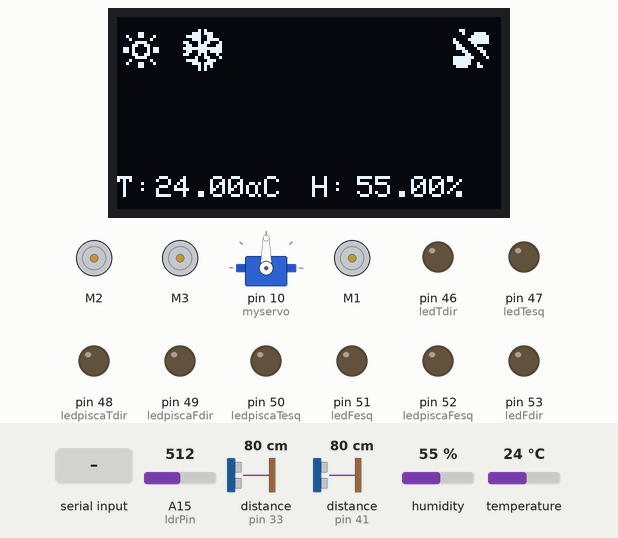
Bench run of a sketch on a simulated Arduino Mega 2560, built with avr-gcc and run on an emulated ATmega2560. Shown: 3 × DC motor (green arrow = forward, orange = backward, longer = faster), 128×64 one-colour display, servo, output pins drawn as LEDs (lit = HIGH). The inputs (shaded band) are chosen by the test bench; at power-on: temperature 24 °C, A15 (ldrPin) = 512, distance to the obstacle (sensors on pin 33, pin 41) 80 cm, humidity 55 %. The echo pulse lasts 58.3 µs per cm; what the sketch prints to the serial monitor is not drawn.

Above: at 4.2 s.
4.3 s: temperature set to 29 °C
At 7.3 s:
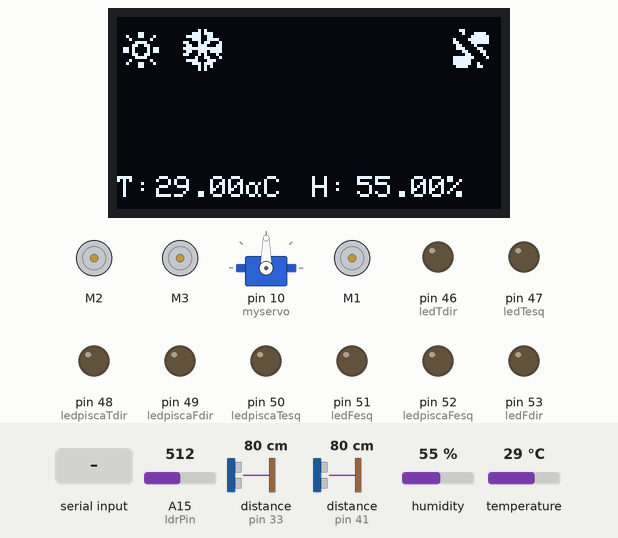
11.4 s: temperature set to 32 °C
At 14.11 s:
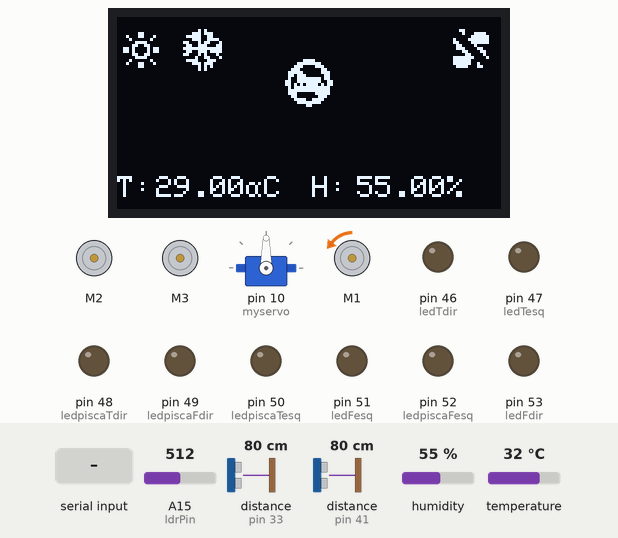
16.6 s: "F" received over Serial
At 16.85 s:
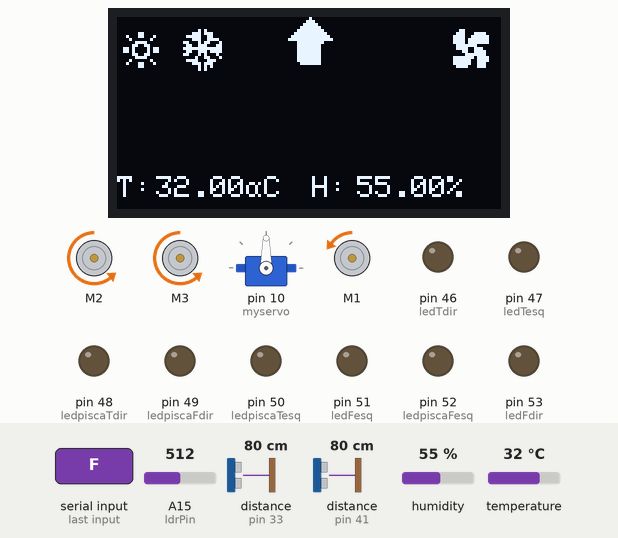
18.8 s: A15 (ldrPin) set to 22
23.0 s: A15 (ldrPin) set to 17
At 25.34 s:
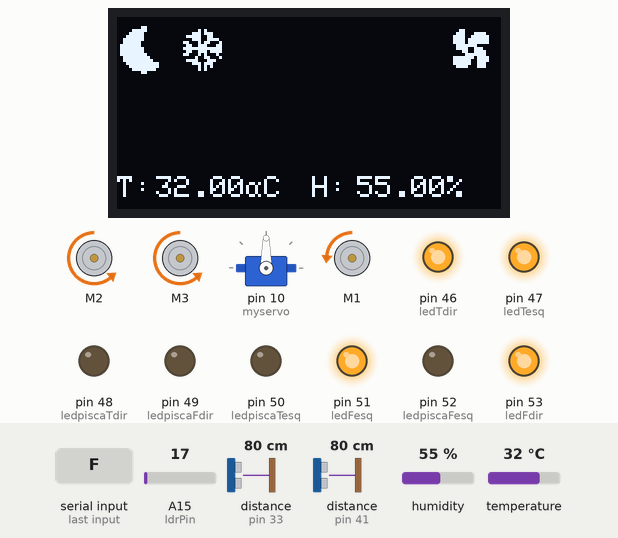
27.5 s: "L" received over Serial
At 27.73 s:
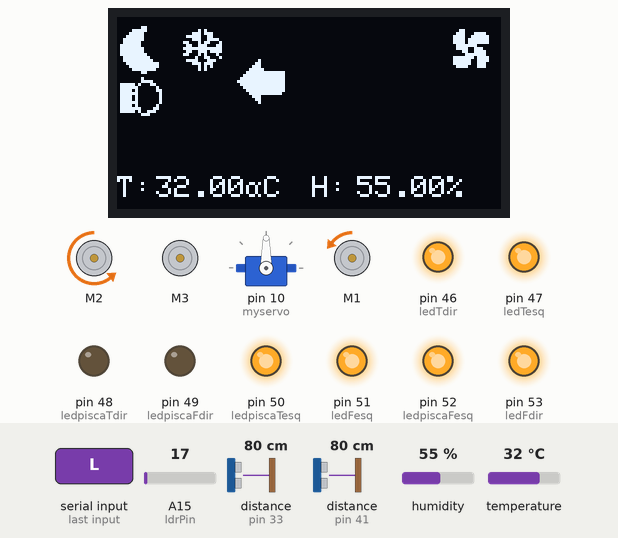
Timing chart, 0 to 30.7 s (numbered marks = the images above; inputs shaded):
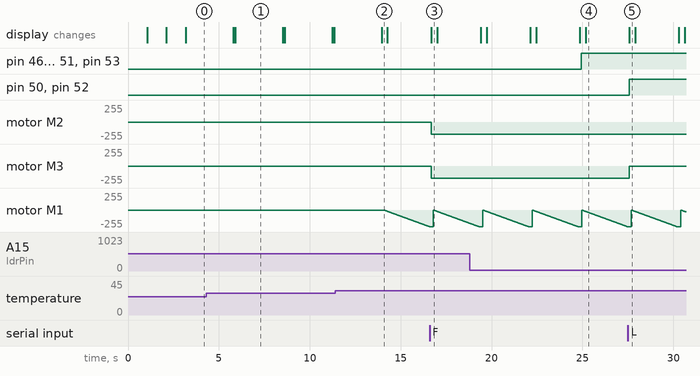

The sketch:

proj_final.ino
```cpp
/*O Circuito:
  Buzzer + pin 43
  DHT11 out 42
  LDR pin A15
  Bluetooth (10, 11) RX,TX no Mega
  OLED 0.96 SDA 20 SCL 21
  Ultrasónico1 trigger 49 echo 51
  Ultrasónico2 trigger 49 echo 51
  LedFdir pin 53 ledFesq pin 51, ledTdir pin 46, ledTesq pin 47
  ledpiscaFesq pin 52, ledpiscaFdir pin 49, ledpiscaTesq pin 50, ledpiscaTdir pin 48

  Posições dos ícones no OLED 0.96 128x64
  display.drawBitmap(21, 3, temp, 16, 16, 1);
  display.drawBitmap(21, 3, gelo, 16, 16, 1);
  display.drawBitmap(38, 3, BT, 16, 16, 1);
  display.drawBitmap(38, 3, NBT, 16, 16, 1);
  display.drawBitmap(0, 3, sol, 16, 16, 1);
  display.drawBitmap(0, 3, lua, 16, 16, 1);
  display.drawBitmap(110, 18, piscadir, 16, 16, 1);
  display.drawBitmap(0, 18, piscaesq, 16, 16, 1);
  display.drawBitmap(87, 3, piscas, 16, 16, 1);
  display.drawBitmap(56, 3, frente, 16, 16, 1);
  display.drawBitmap(40, 14, esq, 16, 16, 1);
  display.drawBitmap(72, 14, dir, 16, 16, 1);
  display.drawBitmap(57, 28, tras, 16, 16, 1);
*/
#include <SPI.h>
#include <Wire.h>
#include <Adafruit_SSD1306.h>  //Biblioteca OLED i2c
#include <Adafruit_GFX.h>      //Biblioteca OLED i2c

#include <SoftwareSerial.h>
SoftwareSerial bluetooth(10, 11);  //RX, TX no Mega

#include "logos.h"       //Logotipo e ícones
#include <Ultrasonic.h>  //Biblioteca do sensor Ultrasónico HC-SR04
#include "DHT.h"         //Biblioteca sensor DHT11


#include <Servo.h>
Servo myservo;  // Cria servo objeto para controlar um servo
int pos = 0;    // Variável para guardar a posição do servo

#include <AFMotor.h>

#define FORWARD 2   //VALOR DA BIBLIOTECA 1
#define BACKWARD 1  //VALOR DA BIBLIOTECA 2

AF_DCMotor motor(1);  //motor DC com fan

AF_DCMotor motor1(2);
AF_DCMotor motor2(3);


//Definição de pins para o sensor Ultrasónico frontal
#define triggerPinF 39
#define echoPinF 41

//Definição de pins para o sensor Ultrasónico traseiro
#define triggerPinT 35
#define echoPinT 33

//Definição de pins para o sensor DHT
#define DHTPIN 42

//Definição dos pins dos leds (luzes no carro)
//ledFdir pin 53 ledFesq pin 51, ledTdir pin 46, ledTesq pin 47, ledpiscaFesq pin 52, ledpiscaFdir pin 49, ledpiscaTesq pin 50, ledpiscaTdir pin 48
const int ledFdir = 53, ledFesq = 51, ledTdir = 46, ledTesq = 47, ledpiscaFesq = 52, ledpiscaFdir = 49, ledpiscaTesq = 50, ledpiscaTdir = 48;

//Definição do pin sensor LDR porta A15
const int ldrPin = A15;

Ultrasonic ultrasonic1(triggerPinF, echoPinF);  //Criar um objeto do tipo Ultrasonic frontal
Ultrasonic ultrasonic2(triggerPinT, echoPinT);  //Criar um objeto do tipo Ultrasonic frontal

#define DHTTYPE DHT11

#define OLED_WIDTH 128
#define OLED_HEIGHT 64
#define OLED_ADDR 0x3C

// Altura e largura logo (alterar tamanho se necessário)
#define LOGO_HEIGHT 64
#define LOGO_WIDTH 128

Adafruit_SSD1306 display(OLED_WIDTH, OLED_HEIGHT);

int ldr;            //armazena  o valor de luminosidade do sensor
float temperatura;  //armazena o valor da temperatura
float humidade;     //armazena o valor da humidade

float distanciaT;  //distância do sensor ultrasónico em relação ao objeto traseiro
float distanciaF;  //distância do sensor ultrasónico em relação ao objeto frontal
float barraF;      //valor para visualização da distância frontal no OLED
float barraT;      //valor para visualização da distância Traseira no OLED
//tempo que o sinal
long tempoT;
long tempoF;

DHT dht(DHTPIN, DHTTYPE);

char letra;  //entrada na app

int estadoluzes, estadopiscas;

const int buzzer = 43;

void setup() {
  bluetooth.begin(9600);  //inicializa BT

  // VELOCIDADE DOS MOTORES
  motor1.setSpeed(180);  // 255 VELOCIDADE MAXIMA
  motor2.setSpeed(180);  // 255 VELOCIDADE MAXIMA

  // MOTORES INICIAM PARADOS
  motor1.run(RELEASE);
  motor2.run(RELEASE);

  estadoluzes = 0;
  estadopiscas = 0;

  display.begin(SSD1306_SWITCHCAPVCC, OLED_ADDR);
  // Limpa display
  display.clearDisplay();

  // Preenche tela com bitmap
  display.drawBitmap(
    (display.width() - LOGO_WIDTH) / 2,
    (display.height() - LOGO_HEIGHT) / 2,
    LOGO, LOGO_WIDTH, LOGO_HEIGHT, 1);
  // Exibe no display
  display.display();
  // Aguarda 1 s
  delay(1000);
  // Inverte cores no display
  display.invertDisplay(true);
  // Aguarda 1 s
  delay(1000);
  // Volta às cores originais no display
  display.invertDisplay(false);
  // Aguarda 1 s

  // Limpa display
  display.clearDisplay();
  display.setTextSize(1);
  display.setTextColor(WHITE);
  display.setCursor(0, 0);
  display.println("ANPRI");
  display.println("Programacao");
  display.println("com Arduinos");
  display.println("");
  display.println("Projeto final");
  display.println("Raquel Mesquita");

  display.display();
  delay(1000);

  pinMode(ledFesq, OUTPUT);
  pinMode(ledFdir, OUTPUT);
  pinMode(ledTesq, OUTPUT);
  pinMode(ledTdir, OUTPUT);
  pinMode(ledpiscaFesq, OUTPUT);
  pinMode(ledpiscaFdir, OUTPUT);
  pinMode(ledpiscaTesq, OUTPUT);
  pinMode(ledpiscaTdir, OUTPUT);
  dht.begin();
  digitalWrite(ledFesq, 0);
  digitalWrite(ledFdir, 0);
  digitalWrite(ledTesq, 0);
  digitalWrite(ledTdir, 0);
  digitalWrite(ledpiscaFesq, 0);
  digitalWrite(ledpiscaFdir, 0);
  digitalWrite(ledpiscaTesq, 0);
  digitalWrite(ledpiscaTdir, 0);
  Serial.begin(9600);

  // Conecta o servo no pino 10 para o servo objeto
  myservo.attach(10);

  //Define a velocidade inicial do motor e imobiliza-o
  motor.setSpeed(200);
  motor.run(RELEASE);

}

//função controla o apagar das luzes dianteiras e traseiras
void apagaluzes() {
  digitalWrite(ledFesq, 0);
  digitalWrite(ledFdir, 0);
  digitalWrite(ledTesq, 0);
  digitalWrite(ledTdir, 0);
  estadoluzes = 0;
}

//função controla o acender das luzes dianteiras e traseiras
void acendeluzes() {
  digitalWrite(ledFesq, 1);
  digitalWrite(ledFdir, 1);
  digitalWrite(ledTesq, 1);
  digitalWrite(ledTdir, 1);
  estadoluzes = 1;
}

//função liga 4 piscas
void acende4piscas() {
  //if (estadopiscas = 0) {
  display.drawBitmap(87, 3, piscas, 16, 16, 1);
  digitalWrite(ledpiscaFesq, 1);
  digitalWrite(ledpiscaFdir, 1);
  digitalWrite(ledpiscaTesq, 1);
  digitalWrite(ledpiscaTdir, 1);
  estadopiscas = 1;
  //}
}
//função desliga 4 piscas
void desligapiscas() {
  if (estadopiscas = 1) {
    digitalWrite(ledpiscaFesq, 0);
    digitalWrite(ledpiscaFdir, 0);
    digitalWrite(ledpiscaTesq, 0);
    digitalWrite(ledpiscaTdir, 0);
    estadopiscas = 0;
  }
}

void verifgelo() {
  //Função controla o ícone de aviso de gelo na estrada
  if (temperatura < 28,8) {  //temp abaixo dos 4º surge símbolo de gelo na estrada
    //escreve simbolo gelo
    // display.drawBitmap(x position, y position, bitmap data, bitmap width, bitmap height, color)
    display.drawBitmap(21, 3, gelo, 16, 16, 1);
  } else {
    //escreve simbolo temp
    display.drawBitmap(21, 3, temp, 16, 16, 1);
  }
}

void moverFrente() {
  motor1.run(FORWARD);
  motor2.run(FORWARD);
}

void moverTras() {
  motor1.run(BACKWARD);
  motor2.run(BACKWARD);
}
void moverDireita() {
  motor2.run(FORWARD);
  motor1.run(RELEASE);
}

void moverEsquerda() {
  motor2.run(RELEASE);
  motor1.run(FORWARD);
}

void para() {
  motor1.run(RELEASE);
  motor2.run(RELEASE);
}

void loop() {
  uint8_t i;

  display.clearDisplay();
  display.setTextSize(1);
  display.setTextColor(WHITE);

  //Lê valores de temperatura e humidade do sensor DHT11
  temperatura = dht.readTemperature();
  humidade = dht.readHumidity();

  ldr = analogRead(ldrPin);  //Lê valor de luminosidade do sensor LDR

  tempoT = ultrasonic2.timing();
  distanciaT = ultrasonic2.convert(tempoT, Ultrasonic::CM);

  tempoF = ultrasonic1.timing();
  distanciaF = ultrasonic1.convert(tempoF, Ultrasonic::CM);

//verifica distância frontal
  if (distanciaF > 10 || distanciaF < 20) {
    //calcula x a preencher no ecrã
    barraF = (20 - distanciaF) * 12, 8;
    for (int x = 0; x < barraF; x++)
      for (int y = 0; y < 2; y++) {
        // Desenha linha vertical
        display.drawPixel(x, y, SSD1306_WHITE);
      }
  }

  //verifica distância traseira
  if (distanciaT > 10 || distanciaT < 20) {
    //calcula x a preencher no ecrã
    barraT = (20 - distanciaT) * 12, 8;
    for (int x = 0; x < barraT; x++)
      for (int y = 62; y < 64; y++) {
        // Desenha linha vertical
        display.drawPixel(x, y, SSD1306_WHITE);
      }
  } else{
    if (distanciaT < 10) {
      tone(buzzer, 164);
      display.drawBitmap(56, 14, parado, 16, 16, 1);
      display.display();
      desligapiscas();
      apagaluzes();
      //para o carro
      para();
      noTone(buzzer);
    }
  }

  //Verifica luminosidade, liga luzes e mostra ícone de noite ou mostra apenas ícone de dia
  if (ldr < 20) {
    //ícone noite (lua)
    display.drawBitmap(0, 3, lua, 16, 16, 1);
    display.display();
    acendeluzes();
  } else {
    //ícone dia (sol)
    display.drawBitmap(0, 3, sol, 16, 16, 1);
    display.display();
    apagaluzes();
  }

  verifgelo();

  display.setCursor(0, 53);
  display.print("T:");

  display.setCursor(13, 53);
  display.print(temperatura);
  display.print((char)223);  //escreve o símbolo de grau
  display.println("C");

  display.setCursor(65, 53);
  display.println("H:");

  display.setCursor(80, 53);
  display.print(humidade);
  display.print("%");

  //Liga ventoinha se temp maior que 30º
  if (temperatura > 30.00) {  //temp acima dos 30 liga a ventoinha para ventilação até diminuição da temp
    //escreve simbolo fan
    display.drawBitmap(110, 3, fan, 16, 16, 1);
    display.display();
    // Liga o motor
    motor.run(FORWARD);
    // Acelera de zero à velocidade máxima
    for (i = 0; i < 255; i++) {
      motor.setSpeed(i);
      delay(10);
    }
  } else {
    display.drawBitmap(110, 3, fanoff, 16, 16, 1);
    display.display();
    // Desacelera da velocidade máxima para zero
    for (i = 255; i != 0; i--) {
      motor.setSpeed(i);
      delay(10);
    }
    // Desliga o motor
    motor.run(RELEASE);
  }
  display.display();
  //delay(100);

  /*if (bluetooth.available()) {  // Checks whether data is comming from the serial port
    letra = bluetooth.read();       // Reads the data from the serial port*/
  if (Serial.available()>0){
    letra = Serial.read();
  }
  //Se comunicação serial está disponível
  //display.drawBitmap(110, 3, fanoff, 16, 16, 1);
  //display.display();
  Serial.print("comando ");
  Serial.println(letra);
  switch (letra) {
    case 'F':  //foward
      display.drawBitmap(56, 0, frente, 16, 16, 1);
      display.display();
      //mover frente
      moverFrente();
      desligapiscas();
      //delay(100);
      break;
    case 'B':  //back
      //mover trás
      moverTras();
      desligapiscas();
      //delay(100);
      break;
    case 'L':  //left
      display.drawBitmap(40, 14, esqu, 16, 16, 1);
      display.drawBitmap(0, 18, piscaesq, 16, 16, 1);
      display.display();
      digitalWrite(ledpiscaFesq, 1);
      digitalWrite(ledpiscaTesq, 1);
      digitalWrite(ledpiscaFdir, 0);
      digitalWrite(ledpiscaFdir, 0);
      //mover esquerda
      moverEsquerda();
      Serial.println("Moveu para esquerda");
      //delay(100);
      break;
    case 'R':  //right
      display.drawBitmap(72, 14, dire, 16, 16, 1);
      display.drawBitmap(110, 18, piscadir, 16, 16, 1);
      display.display();
      digitalWrite(ledpiscaFesq, 0);
      digitalWrite(ledpiscaTesq, 0);
      digitalWrite(ledpiscaFdir, 1);
      digitalWrite(ledpiscaTdir, 1);
      //mover direita
      moverDireita();
      Serial.println("Moveu para direita");
      break;
      //delay(100);
    case 'U':  //liga 4 piscas
      //Marcha de emergência
      acende4piscas();
      //delay(100);
      break;
    case 'u':  //desliga 4 piscas
      desligapiscas();
      apagaluzes();
      break;
    case 'S':  //stop
      display.drawBitmap(56, 14, parado, 16, 16, 1);
      display.display();
      desligapiscas();
      apagaluzes();
      //para o carro
      para();
      //delay(100);
      break;
    case 'W':  //acende luzes
      acendeluzes();
      //delay(100);
      break;
    case 'w':  //desliga luzes
      apagaluzes();
      //delay(100);
      break;
    default:
      display.drawBitmap(56, 14, parado, 16, 16, 1);
      display.display();
      desligapiscas();
      apagaluzes();
      //para o carro
      para();
      //delay(100);
      break;
  }
  display.display();
}
```

Source omitted: logos.h (data table, 10259 bytes)

Measured:
- the behaviour switches between 30 and 31 °C on temperature (found by bisection; images 1 and 2)
- the behaviour switches between 20 and 19 on A15 (ldrPin) (found by bisection; images 3 and 4)
- after the input at 4.3 s, the display: first differs from a run without the input after 1.6 s (image 1)
- after the input at 11.4 s, motor M1: moves from stopped to backward 251/255 over 2.5 s, starting after 2.7 s
- after the input at 16.6 s, motor M2, motor M3: stopped → backward 180/255 after 0.08 s; the display: changes after 0.08 s (image 3)
- after the input at 23.0 s, pin 46 (ledTdir), pin 47 (ledTesq), pin 51 (ledFesq), pin 53 (ledFdir): LOW → HIGH after 1.9 s; the display: first differs from a run without the input after 2.2 s (image 4)
- after the input at 27.5 s, pin 50 (ledpiscaTesq), pin 52 (ledpiscaFesq): LOW → HIGH after 0.07 s; motor M3: backward 180/255 → stopped after 0.07 s; the display: changes after 0.07 s (image 5)
